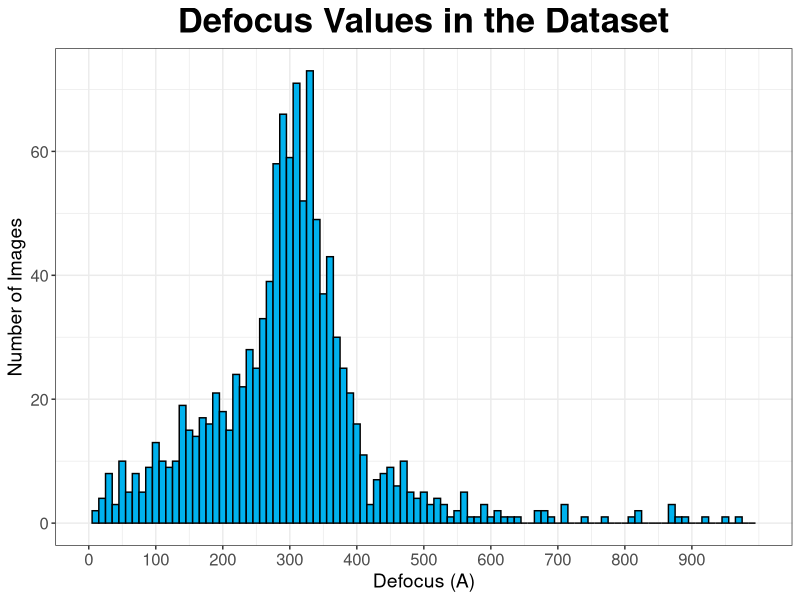

This chart was generated by the following R code:
library(ggplot2)
library(ggthemes)

# data1 <- read.table('rlnDefocusU.dat')
# 
# ## Old way og Making Histogram problem setting xlim
# 
# hist(data1$V1,main="Defocus (in Angstoms)",
#      xlab = "Defous(A)",
#      ylab="Number of Images ",
#      col="blue",
#      
#      breaks=10
# )

#read in the Data
data1 <- read.table('rlnStigmation.dat')

#remove the negative values if any
data1[data1 < 0 ] <-NA
#remove weird outliers
data1[data1 > 1000] <- NA

print(sum(is.na(data1$V1)))


## Using ggplot2
min_of_data = min(data1,na.rm=TRUE)
max_of_data = max(data1,na.rm=TRUE) 
step_of_data=100

barfill <-"deepskyblue2"
barlines <-"black"


#temp1 = (min_of_data*step_of_data)/step_of_data
#temp2 = (max_of_data*step_of_data)/step_of_data
g1 = ggplot(data=data1,aes(x=data1$V1))+ geom_histogram(binwidth=10,fill=barfill,colour=barlines)+
  scale_x_continuous(name="Defocus (A)",breaks=seq(min_of_data,max_of_data,step_of_data),limits=c(0,1000))+
  
  scale_y_continuous(name="Number of Images")+
  theme_bw()+
  ggtitle("Defocus Values in the Dataset")+theme(plot.title = element_text(hjust = 0.5,face = 'bold',size=25))+
  theme(axis.text.x = element_text(size=12))+
  theme(axis.text.y = element_text(size=12))+
  theme(axis.title.x = element_text(size=14))+
  theme(axis.title.y = element_text(size = 14))
#font size of the axis numbers
g1





